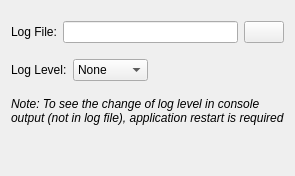
       <widget class="QWidget" name="Advanced">
        <layout class="QVBoxLayout" name="verticalLayout_12">
         <item>
          <spacer name="verticalSpacer_11">
           <property name="orientation">
            <enum>Qt::Vertical</enum>
           </property>
           <property name="sizeType">
            <enum>QSizePolicy::Minimum</enum>
           </property>
           <property name="sizeHint" stdset="0">
            <size>
             <width>20</width>
             <height>10</height>
            </size>
           </property>
          </spacer>
         </item>
         <item>
          <layout class="QHBoxLayout" name="horizontalLayout_17">
           <property name="sizeConstraint">
            <enum>QLayout::SetMinimumSize</enum>
           </property>
           <item>
            <widget class="QLabel" name="label_9">
             <property name="text">
              <string>Log File:</string>
             </property>
            </widget>
           </item>
           <item>
            <widget class="QLineEdit" name="logFilePathEdit"/>
           </item>
           <item>
            <widget class="QPushButton" name="logFilePushButton"/>
           </item>
          </layout>
         </item>
         <item>
          <spacer name="verticalSpacer_10">
           <property name="orientation">
            <enum>Qt::Vertical</enum>
           </property>
           <property name="sizeType">
            <enum>QSizePolicy::Minimum</enum>
           </property>
           <property name="sizeHint" stdset="0">
            <size>
             <width>20</width>
             <height>10</height>
            </size>
           </property>
          </spacer>
         </item>
         <item>
          <layout class="QHBoxLayout" name="horizontalLayout_18">
           <property name="sizeConstraint">
            <enum>QLayout::SetMinimumSize</enum>
           </property>
           <item>
            <widget class="QLabel" name="label_10">
             <property name="layoutDirection">
              <enum>Qt::LeftToRight</enum>
             </property>
             <property name="text">
              <string>Log Level:</string>
             </property>
            </widget>
           </item>
           <item>
            <widget class="QComboBox" name="logLevelComboBox">
             <property name="sizePolicy">
              <sizepolicy hsizetype="Minimum" vsizetype="Fixed">
               <horstretch>0</horstretch>
               <verstretch>0</verstretch>
              </sizepolicy>
             </property>
             <item>
              <property name="text">
               <string>None</string>
              </property>
             </item>
             <item>
              <property name="text">
               <string>Error</string>
              </property>
             </item>
             <item>
              <property name="text">
               <string>Warning</string>
              </property>
             </item>
             <item>
              <property name="text">
               <string>Info</string>
              </property>
             </item>
             <item>
              <property name="text">
               <string>Debug</string>
              </property>
             </item>
            </widget>
           </item>
           <item>
            <spacer name="horizontalSpacer_6">
             <property name="orientation">
              <enum>Qt::Horizontal</enum>
             </property>
             <property name="sizeHint" stdset="0">
              <size>
               <width>40</width>
               <height>20</height>
              </size>
             </property>
            </spacer>
           </item>
          </layout>
         </item>
         <item>
          <spacer name="verticalSpacer_9">
           <property name="orientation">
            <enum>Qt::Vertical</enum>
           </property>
           <property name="sizeType">
            <enum>QSizePolicy::Minimum</enum>
           </property>
           <property name="sizeHint" stdset="0">
            <size>
             <width>20</width>
             <height>10</height>
            </size>
           </property>
          </spacer>
         </item>
         <item>
          <layout class="QVBoxLayout" name="verticalLayout_11">
           <property name="sizeConstraint">
            <enum>QLayout::SetMinimumSize</enum>
           </property>
           <item>
            <widget class="QLabel" name="logLevelNoteLabel">
             <property name="sizePolicy">
              <sizepolicy hsizetype="Minimum" vsizetype="Minimum">
               <horstretch>0</horstretch>
               <verstretch>0</verstretch>
              </sizepolicy>
             </property>
             <property name="font">
              <font>
               <weight>50</weight>
               <italic>true</italic>
               <bold>false</bold>
              </font>
             </property>
             <property name="text">
              <string>Note: To see the change of log level in console output (not in log file), application restart is required</string>
             </property>
             <property name="scaledContents">
              <bool>true</bool>
             </property>
             <property name="alignment">
              <set>Qt::AlignLeading|Qt::AlignLeft|Qt::AlignTop</set>
             </property>
             <property name="wordWrap">
              <bool>true</bool>
             </property>
             <property name="indent">
              <number>-1</number>
             </property>
            </widget>
           </item>
          </layout>
         </item>
         <item>
          <spacer name="verticalSpacer_8">
           <property name="orientation">
            <enum>Qt::Vertical</enum>
           </property>
           <property name="sizeHint" stdset="0">
            <size>
             <width>20</width>
             <height>40</height>
            </size>
           </property>
          </spacer>
         </item>
        </layout>
       </widget>
